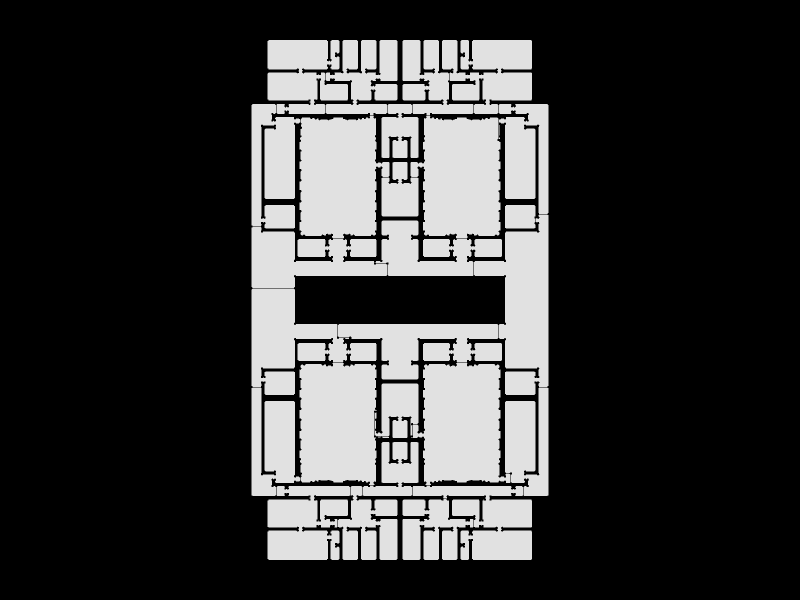

The code cell stored with this chart in its notebook:
### Markdown cell above
> Visualize the community shell.

### Code cell
Topology.Show(new_shell,
              faceOpacity=0.9,
              showEdges=True,
              showVertices=True,
              camera=[0,0,6],
              backgroundColor="black",
              width=800,
              height=600,
              renderer=renderer)

### Figure 1 — Plotly figure (JSON) as saved in the notebook; plotly's stock layout.template omitted (floating-point values rounded to 4 significant figures; data arrays with more than 128 entries replaced by an {"elided": "..."} marker saying what was removed)
{"data": [{"customdata": {"elided": "1144 str values"}, "hoverinfo": "text", "hovertemplate": {"elided": "1144 str values"}, "hovertext": {"elided": "1144 str values"}, "legendgroup": "1", "legendrank": 1, "marker": {"color": {"elided": "1144 str values"}, "line": {"width": 0}, "opacity": 1, "size": {"elided": "1144 float values"}, "sizemode": "diameter", "symbol": "circle"}, "mode": "markers", "name": "1: Untitled (Vertices)", "showlegend": false, "text": {"elided": "1144 str values"}, "type": "scatter3d", "x": {"elided": "1144 float values"}, "y": {"elided": "1144 float values"}, "z": {"elided": "1144 int values"}}, {"hoverinfo": "text", "legendgroup": "2", "legendrank": 2, "line": {"color": "black", "dash": "solid", "width": 1}, "marker": {"size": 0}, "mode": "lines", "name": "1: Untitled (Edges)", "showlegend": false, "text": "", "type": "scatter3d", "x": {"elided": "3558 float values"}, "y": {"elided": "3558 float values"}, "z": {"elided": "3558 int values"}}, {"cmax": 1, "cmin": 0, "color": "#FAFAFA", "colorscale": [[0, "#440154"], [0.1111, "#482878"], [0.2222, "#3e4989"], [0.3333, "#31688e"], [0.4444, "#26828e"], [0.5556, "#1f9e89"], [0.6667, "#35b779"], [0.7778, "#6ece58"], [0.8889, "#b5de2b"], [1, "#fde725"]], "flatshading": true, "hoverinfo": "text", "hovertext": "", "i": {"elided": "1188 int values"}, "j": {"elided": "1188 int values"}, "k": {"elided": "1188 int values"}, "legendgroup": "3", "legendrank": 3, "lighting": {"facenormalsepsilon": 0}, "name": "1: Untitled (Faces)", "opacity": 0.9, "showlegend": false, "showscale": false, "text": "", "type": "mesh3d", "x": {"elided": "1144 float values"}, "y": {"elided": "1144 float values"}, "z": {"elided": "1144 int values"}}], "layout": {"autosize": true, "height": 600, "margin": {"b": 40, "l": 40, "r": 40, "t": 40}, "paper_bgcolor": "#000000", "plot_bgcolor": "#000000", "scene": {"aspectmode": "data", "camera": {"center": {"x": 0, "y": 0, "z": 0}, "eye": {"x": 0, "y": 0, "z": 6}, "projection": {"type": "perspective"}, "up": {"x": 0, "y": 1, "z": 0}}, "xaxis": {"visible": false}, "yaxis": {"visible": false}, "zaxis": {"visible": false}}, "showlegend": true, "width": 800, "xaxis": {"showgrid": false, "visible": false, "zeroline": false}, "yaxis": {"showgrid": false, "visible": false, "zeroline": false}}}
